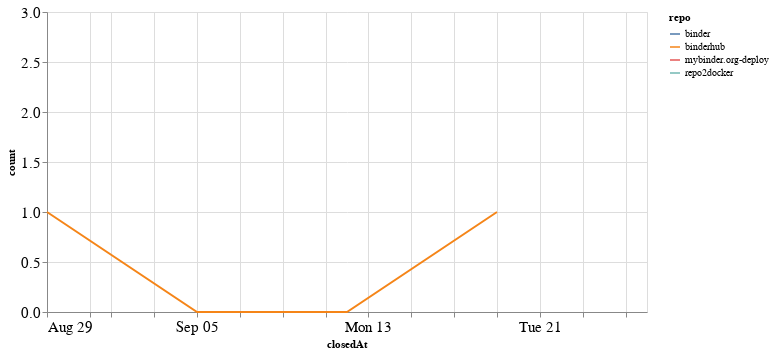

The cell this chart's notebook holds for it:
### Code cell
closed_by_time = closed_by.groupby('repo').resample('W', on='closedAt').count()['author'].reset_index()
closed_by_time = closed_by_time.rename(columns={'author': 'count'})

alt.Chart(closed_by_time, width=600).mark_line().encode(
    x='closedAt',
    y='count',
    color='repo',
    tooltip="repo"
)

### Figure 1 — Vega-Lite specification as saved in the notebook (floating-point values rounded to 4 significant figures)
{"config": {"axisLeft": {"labelFontSize": 15}, "axisBottom": {"labelFontSize": 15}}, "data": {"name": "data-cf4ee195ad190169258b61273956f2f9"}, "mark": "line", "encoding": {"color": {"type": "nominal", "field": "repo"}, "tooltip": {"type": "nominal", "field": "repo"}, "x": {"type": "temporal", "field": "closedAt"}, "y": {"type": "quantitative", "field": "count"}}, "width": 600, "$schema": "https://vega.github.io/schema/vega-lite/v4.8.1.json", "datasets": {"data-cf4ee195ad190169258b61273956f2f9": [{"repo": "binder", "closedAt": "2021-09-19T00:00:00", "count": 1}, {"repo": "binderhub", "closedAt": "2021-08-29T00:00:00", "count": 1}, {"repo": "binderhub", "closedAt": "2021-09-05T00:00:00", "count": 0}, {"repo": "binderhub", "closedAt": "2021-09-12T00:00:00", "count": 0}, {"repo": "binderhub", "closedAt": "2021-09-19T00:00:00", "count": 1}, {"repo": "mybinder.org-deploy", "closedAt": "2021-09-26T00:00:00", "count": 3}, {"repo": "repo2docker", "closedAt": "2021-09-19T00:00:00", "count": 1}]}}
